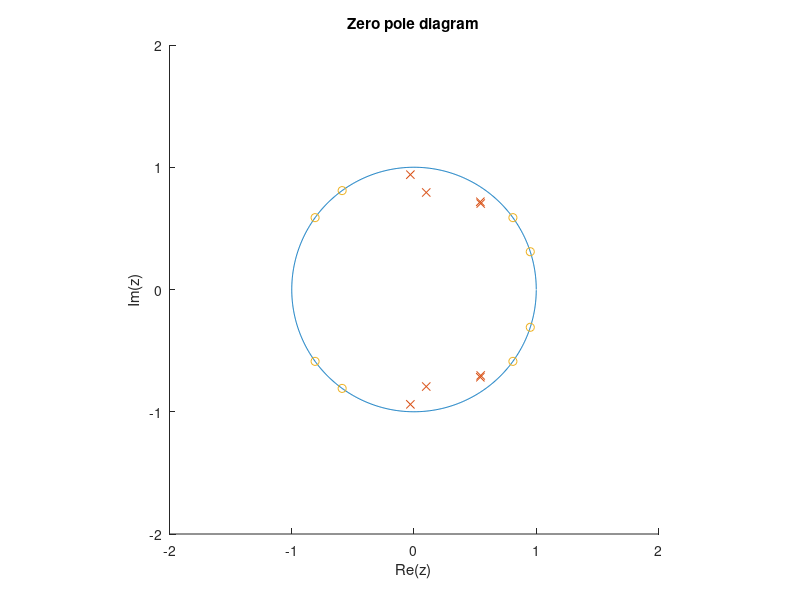
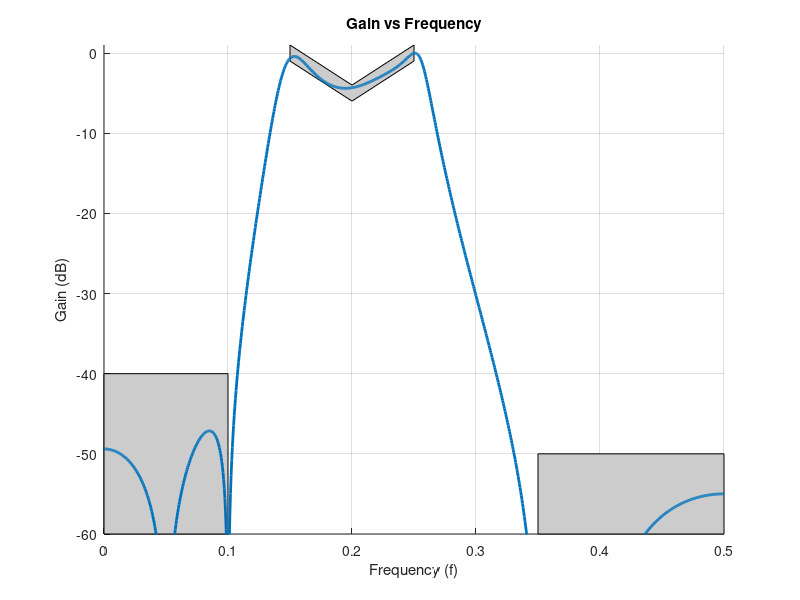

Source code (MATLAB) for these figures, in order: (Note: this script raises an error after producing the figures.)
% Task 2
% Tyler Aubin, Aidan Greenlee, Caleb Jewell, Sam King

% Set N value (Arbitrary, Higher n = more accurate filter)
N = 1001;
w = 2 * pi * (0:N-1)/N;

% z = e^jomega
z = exp(1i * w);

% Number of poles = number of zeros
% filter f below 0.1 and above 0.35

poles = [
    0.9 * exp(1i * 2 * pi * 0.147 * [-1 1]),...
    0.94 * exp(1i* 2 * pi * 0.255 * [-1 1]),...
    0.8 * exp(1i*2*pi*0.23 * [-1 1]),...
    0.89 * exp(1i*2*pi*0.145 * [-1 1])        
];

zeros = [
        1 * exp(1i* 2 * pi * 0.1 * [-1 1]),...
        1 * exp(1i* 2 * pi * 0.35 * [-1 1]),...
        1 * exp(1i* 2 * pi * 0.4 * [-1 1]),...
        1 * exp(1i* 2 * pi * 0.05 * [-1 1])
        
];

zeros = zeros';
poles = poles';
% Plot the pole-zero diagram
figure(3);
hold on;
plot(z)
plot(real(poles), imag(poles), 'x')
plot(real(zeros), imag(zeros), 'o')
title('Zero pole diagram')

% Help make it a bit more readable
axis square;
axis([-2 2 -2 2])
xlabel('Re(z)')
ylabel('Im(z)')

hold off;


% Find the gain of the filter.

% First get numerator and denominator in polynomial form (for
% simplification)
den = poly(poles);
num = poly(zeros);

f = linspace(0, 0.5, N);
w = 2 * pi * f;
z = exp(1i * w);

% H_z = |num / den| for gain
H_z = abs(polyval(num, z) ./ polyval(den, z));


H_z_DC = (1 / max(H_z)) .* H_z;

% With the coefficients from num and den
% plot in dB

H_z_DB = 20 * log10(H_z_DC);

figure(4);
hold on;

% Constrained frequencies
f_low = 0.1;
f_high = 0.35;

% Cutoffs
f_c1 = 0.15;
f_c2 = 0.25;

% Now patch everything (These are the 3 shapes seen in the figure from lab
% handout)
patch([0 f_low f_low 0], [-60, -60, -40, -40], 0.8 * [1, 1, 1]);
patch([f_high .5 .5 f_high], [-60, -60, -50, -50], 0.8*[1, 1, 1]);
patch([f_c1 .2 f_c2 f_c2 .2 f_c1], [-1, -6, -1, 1, -4, 1], 0.8 * [1, 1, 1]);
% And plot the filter
% disp(H_z_DB);
plot(f, H_z_DB, 'LineWidth',2);
% hold on;
title('Gain vs Frequency');
xlabel('Frequency (f)')
ylabel('Gain (dB)')
ylim([-60,inf])
hold off;
grid on;

% calculate coefficients and generate C code
[sos,g] = zp2sos(zeros,poles,1/max(H_z),'up','inf');
disp(g);
fprintf("float bq_coef[] = {\n\t");
for i=1:size(sos)
    for j=1:6
        if j~=4
            fprintf("%f, ",sos(i,j))
        end
    end
    fprintf("\n\t");
end
fprintf("};\n");
    
